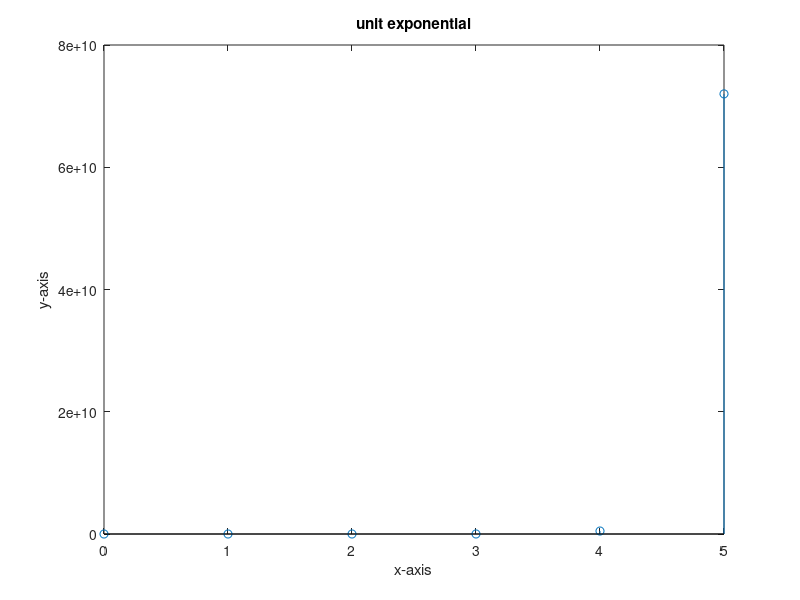

The MATLAB source for this figure:
clc; close all; clear all;
n = input('Enter the value of input sequence');
t=0:n;
a=input('Enter the a value');
y = exp(a*t);
figure(4);
stem(t,y);
xlabel('x-axis'); ylabel('y-axis')
title('unit exponential');